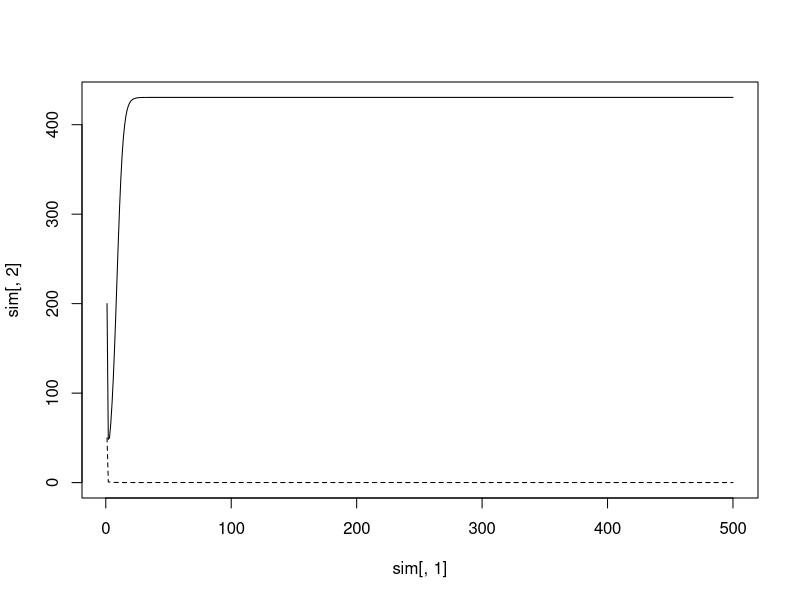
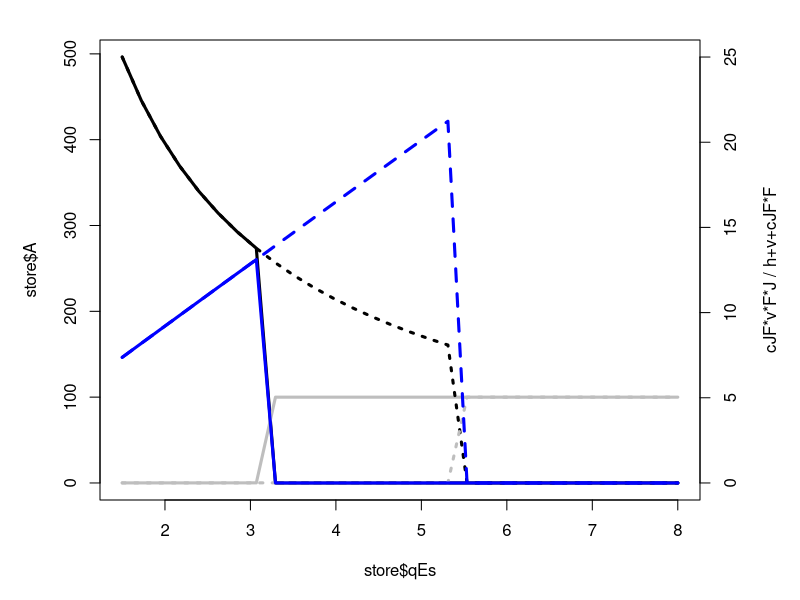
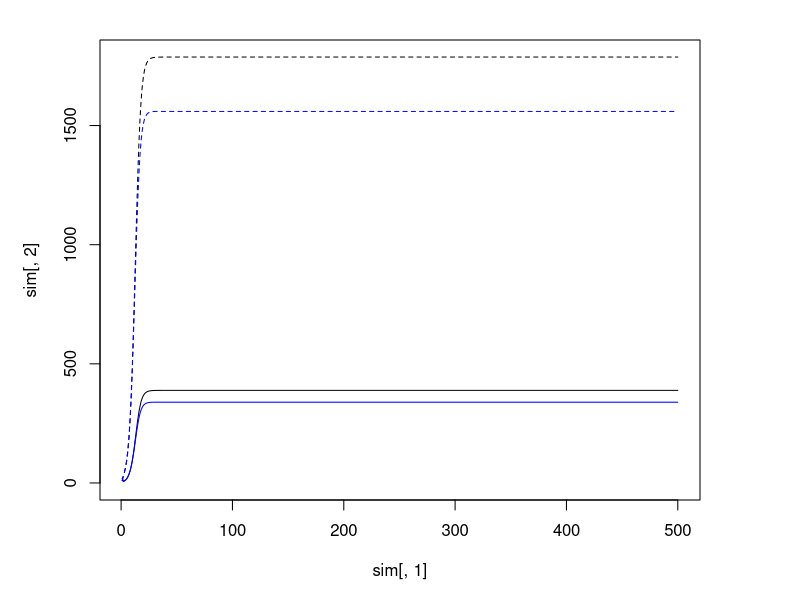
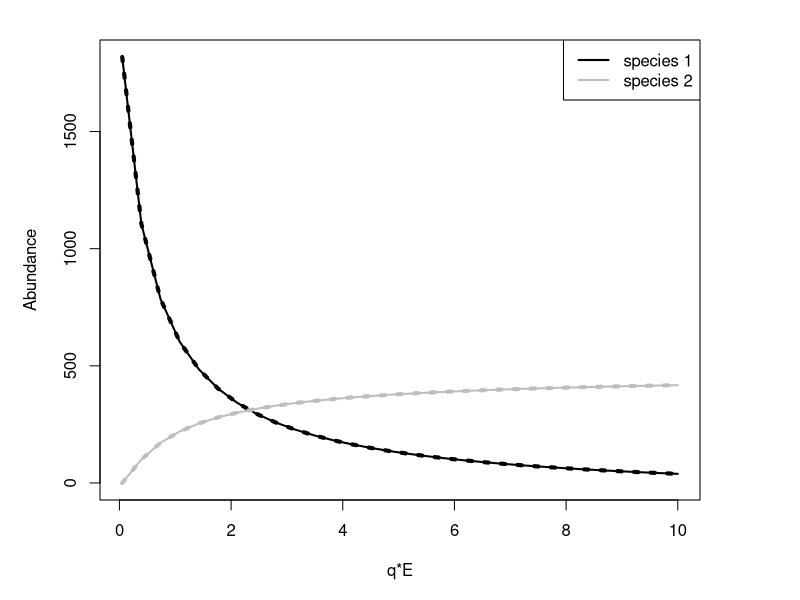
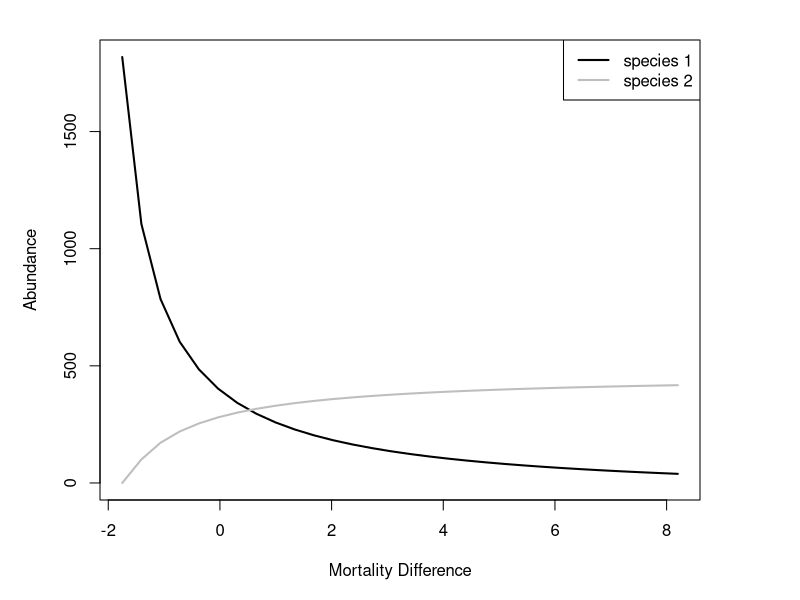
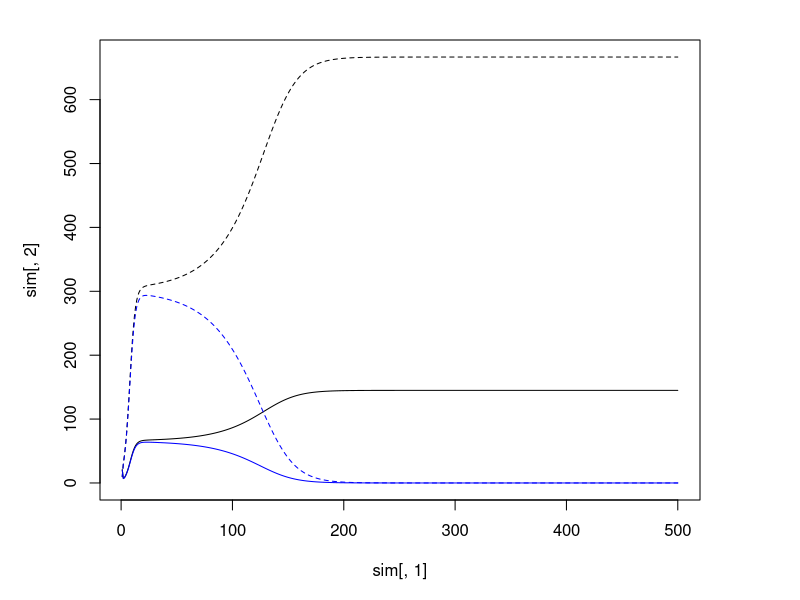
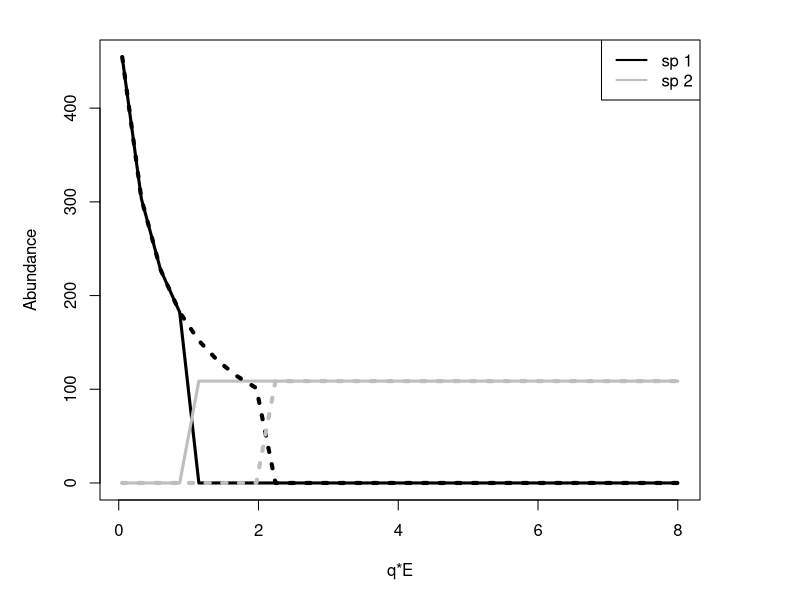
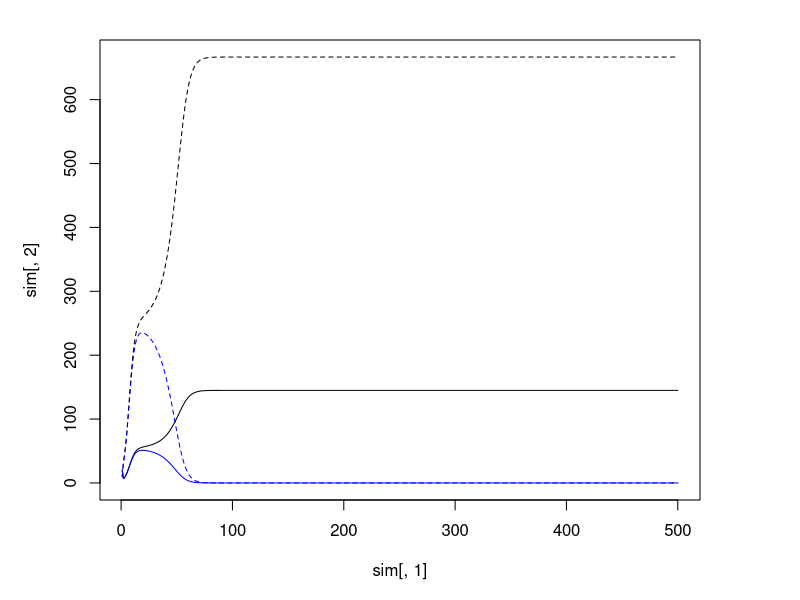

Write R code to recreate these figures, in order.
library(deSolve)
simBiggs<-function(t,y,params){
  A<-y[1]
  F<-y[2]
  J<-y[3]
  with(as.list(params),{
    dAdt=-qE*A+(s-1)*A+s*J
    dFdt=Df*(Fr-F)-cFA*F*A
    dJdt=-cJA*J*A-(cJF*v*F*J)/(h+v+cJF*F)+f*A
    return(list(c(dAdt,dFdt,dJdt)))
  })
}
times=1:500
p=c(qE=1.8,s=0.5,Df=0.1,Fr=100,cFA=0.3,cJA=0.001,cJF=0.5,v=1,h=8,f=2)
y0=c(200,50,10)
sim=ode(y=y0,times=times,func=simBiggs,parms=p)
sim[nrow(sim),]
plot(sim[,1],sim[,2],type='l',ylim=c(0,max(sim[,2:3])))
lines(sim[,1],sim[,3],lty=2)
store=data.frame(qEs=seq(1.5,8,length.out=30),A=0,P=0,J=0,ref=0)
y0=c(20,100,40)
for(i in 1:nrow(store)){
  p=c(qE=store$qEs[i],s=0.5,Df=0.1,Fr=100,cFA=0.3,cJA=0.001,cJF=0.5,v=1,h=8,f=2)
  sim=ode(y=y0,times=times,func=simBiggs,parms=p)
  store$A[i]=sim[nrow(sim),2]
  store$P[i]=sim[nrow(sim),3]
  store$J[i]=sim[nrow(sim),4]
  store$ref[i]=(0.5*1*sim[nrow(sim),3]*sim[nrow(sim),4])/(8+1+0.5*sim[nrow(sim),3])
}
store2=data.frame(qEs=seq(1.5,8,length.out=30),A=0,P=0,J=0,ref=0)
y0=c(200,10,40)
for(i in 1:nrow(store)){
  p=c(qE=store2$qEs[i],s=0.5,Df=0.1,Fr=100,cFA=0.3,cJA=0.001,cJF=0.5,v=1,h=8,f=2)
  sim=ode(y=y0,times=times,func=simBiggs,parms=p)
  store2$A[i]=sim[nrow(sim),2]
  store2$P[i]=sim[nrow(sim),3]
  store2$J[i]=sim[nrow(sim),4]
  store2$ref[i]=(0.5*1*sim[nrow(sim),3]*sim[nrow(sim),4])/(8+1+0.5*sim[nrow(sim),3])
}
par(mar=c(5,5,2,5))
plot(store$qEs,store$A,lwd=3,type='l')
lines(store$qEs,store$P,lwd=3,col='grey')
lines(store2$qEs,store2$A,lwd=3,lty=3)
lines(store2$qEs,store2$P,lwd=3,col='grey',lty=3)
par(new=T)
plot(store$qEs,store$ref,axes = F, type = 'l',xlab = NA,ylab = NA,col="blue",ylim=c(0,25),lwd=3)
lines(store2$qEs,store2$ref,lty=2,lwd=3,col="blue")
axis(side=4)
mtext(side=4,line=3,'cJF*v*F*J / h+v+cJF*F')

#### ADDING SECOND SPECIES IN ####

simBiggs2<-function(t,y,params){
  A1<-y[1]
  A2<-y[2]
  J1<-y[3]
  J2<-y[4]
  with(as.list(params),{
    dA1dt=-qE1*A1+(s1-1)*A1+s1*J1
    dA2dt=-qE2*A2+(s2-1)*A2+s2*J2
    dJ1dt=-cJ1A1*J1*A1-(cJ1A2*v1*A2*J1)/(h1+v1+cJ1A2*A2)+f1*A1
    dJ2dt=-cJ2A2*J2*A2-(cJ2A1*v2*A1*J2)/(h2+v2+cJ2A1*A1)+f2*A2
    return(list(c(dA1dt,dA2dt,dJ1dt,dJ2dt)))
  })
}
times=1:500
p=c(c(qE1=1.8,s1=0.5,cJ1A1=0.001,cJ1A2=0.001,v1=1,h1=6,f1=2),
    c(qE2=1.8,s2=0.5,cJ2A2=0.001,cJ2A1=0.003,v2=1,h2=10,f2=2))
y0=c(20,20,10,10)
sim=ode(y=y0,times=times,func=simBiggs2,parms=p)
sim[nrow(sim),]
plot(sim[,1],sim[,2],type='l',ylim=c(0,max(sim[,2:5])))
lines(sim[,1],sim[,3],col="blue")
lines(sim[,1],sim[,4],lty=2)
lines(sim[,1],sim[,5],lty=2,col="blue")


### RUNNING OVER A RANGE OF HARVESTS

store=data.frame(qEs=seq(.05,10,length.out=30),A1=0,A2=0,J1=0,J2=0)
y0=c(10,200,40,40)
for(i in 1:nrow(store)){
  p=c(c(qE1=store$qEs[i],s1=0.5,cJ1A1=0.001,cJ1A2=0.001,v1=1,h1=6,f1=2),
      c(qE2=1.8,s2=0.5,cJ2A2=0.001,cJ2A1=0.005,v2=1,h2=10,f2=2))
  sim=ode(y=y0,times=times,func=simBiggs2,parms=p)
  store$A1[i]=sim[nrow(sim),2]
  store$A2[i]=sim[nrow(sim),3]
  store$J1[i]=sim[nrow(sim),4]
  store$J2[i]=sim[nrow(sim),5]
}
plot(store$qEs,store$A1,lwd=2,type='l',ylim=c(0,max(store[,2:3])),ylab = "Abundance",xlab = "q*E")
lines(store$qEs,store$A2,lwd=2,col='grey')
legend("topright",legend = c("species 1", "species 2"), col = c("black","grey"),lwd=2)
store2=data.frame(qEs=seq(.05,10,length.out=30),A1=0,A2=0,J1=0,J2=0)
y0=c(200,10,40,40)
for(i in 1:nrow(store)){
  p=c(c(qE1=store$qEs[i],s1=0.5,cJ1A1=0.001,cJ1A2=0.001,v1=1,h1=6,f1=2),
      c(qE2=1.8,s2=0.5,cJ2A2=0.001,cJ2A1=0.005,v2=1,h2=10,f2=2))
  sim=ode(y=y0,times=times,func=simBiggs2,parms=p)
  store$A1[i]=sim[nrow(sim),2]
  store$A2[i]=sim[nrow(sim),3]
  store$J1[i]=sim[nrow(sim),4]
  store$J2[i]=sim[nrow(sim),5]
}
lines(store$qEs,store$A1,lwd=4,lty=3)
lines(store$qEs,store$A2,lwd=4,col='grey',lty=3)

plot((store$qEs-1.8),store$A1,lwd=2,type='l',ylim=c(0,max(store[,2:3])),ylab = "Abundance",xlab = "Mortality Difference")
lines((store$qEs-1.8),store$A2,lwd=2,col='grey')
legend("topright",legend = c("species 1", "species 2"), col = c("black","grey"),lwd=2)

#### ADDING JUVENILE COMP. TO 2SPP MODEL ####

simBiggs3<-function(t,y,params){
  A1<-y[1]
  A2<-y[2]
  J1<-y[3]
  J2<-y[4]
  with(as.list(params),{
    dA1dt=-qE1*A1+(s1-1)*A1+s1*J1
    dA2dt=-qE2*A2+(s2-1)*A2+s2*J2
    dJ1dt=-cJ1A1*J1*A1-cJ1A2*A2*J1-(cJ1J2*v1*J2*J1)/(h1+v1+cJ1J2*J2)+f1*A1
    dJ2dt=-cJ2A2*J2*A2-cJ2A1*A1*J2-(cJ2J1*v2*J1*J2)/(h2+v2+cJ2J1*J1)+f2*A2
    return(list(c(dA1dt,dA2dt,dJ1dt,dJ2dt)))
  })
}
times=1:500
p=c(c(qE1=1.8,s1=0.5,cJ1A1=0.003,cJ1A2=0.003,cJ1J2=0.001,v1=1,h1=6,f1=2),
    c(qE2=1.8,s2=0.5,cJ2A2=0.003,cJ2A1=0.003,cJ2J1=0.001,v2=1,h2=6,f2=2))
y0=c(21,20,10,10)
sim=ode(y=y0,times=times,func=simBiggs3,parms=p)
sim[nrow(sim),]
plot(sim[,1],sim[,2],type='l',ylim=c(0,max(sim[,2:5])))
lines(sim[,1],sim[,3],col="blue")
lines(sim[,1],sim[,4],lty=2)
lines(sim[,1],sim[,5],lty=2,col="blue")

### RUNNING OVER A RANGE OF HARVESTS

store=data.frame(qEs=seq(.05,8,length.out=30),A1=0,A2=0,J1=0,J2=0)
y0=c(10,200,40,40)
for(i in 1:nrow(store)){
  p=c(c(qE1=store$qEs[i],s1=0.5,cJ1A1=0.002,cJ1A2=0.002,cJ1J2=0.001,v1=1,h1=1,f1=1),
      c(qE2=1.8,s2=0.5,cJ2A2=0.002,cJ2A1=0.002,cJ2J1=0.001,v2=1,h2=20,f2=1))
  sim=ode(y=y0,times=times,func=simBiggs3,parms=p)
  store$A1[i]=sim[nrow(sim),2]
  store$A2[i]=sim[nrow(sim),3]
  store$J1[i]=sim[nrow(sim),4]
  store$J2[i]=sim[nrow(sim),5]
}
plot(store$qEs,store$A1,lwd=3,type='l',ylim=c(0,max(store[,2:3])),ylab = "Abundance",xlab = "q*E")
lines(store$qEs,store$A2,lwd=3,col='grey')
store2=data.frame(qEs=seq(.05,8,length.out=30),A1=0,A2=0,J1=0,J2=0)
y0=c(200,10,40,40)
for(i in 1:nrow(store)){
  p=c(c(qE1=store2$qEs[i],s1=0.5,cJ1A1=0.002,cJ1A2=0.002,cJ1J2=0.001,v1=1,h1=6,f1=1),
      c(qE2=1.8,s2=0.5,cJ2A2=0.002,cJ2A1=0.002,cJ2J1=0.001,v2=1,h2=6,f2=1))
  sim=ode(y=y0,times=times,func=simBiggs3,parms=p)
  store2$A1[i]=sim[nrow(sim),2]
  store2$A2[i]=sim[nrow(sim),3]
  store2$J1[i]=sim[nrow(sim),4]
  store2$J2[i]=sim[nrow(sim),5]
}
lines(store2$qEs,store2$A1,lwd=4,lty=3)
lines(store2$qEs,store2$A2,lwd=4,col='grey',lty=3)
legend("topright",legend = c("sp 1", "sp 2"), col = c("black","grey"),lwd=2)


simBiggs4<-function(t,y,params){
  A1<-y[1]
  A2<-y[2]
  J1<-y[3]
  J2<-y[4]
  with(as.list(params),{
    dA1dt=-qE1*A1+(s1-1)*A1+s1*J1
    dA2dt=-qE2*A2+(s2-1)*A2+s2*J2
    dJ1dt=-cJ1A1*J1*A1-cJ1J2*J2*J1-(cJ1A2*v1*A2*J1)/(h1+v1+cJ1A2*A2)+f1*A1
    dJ2dt=-cJ2A2*J2*A2-cJ2J1*J1*J2-(cJ2A1*v2*A1*J2)/(h2+v2+cJ2A1*A1)+f2*A2
    return(list(c(dA1dt,dA2dt,dJ1dt,dJ2dt)))
  })
}
times=1:500
p=c(c(qE1=1.8,s1=0.5,cJ1A1=0.003,cJ1A2=0.003,cJ1J2=0.001,v1=1,h1=6,f1=2),
    c(qE2=1.8,s2=0.5,cJ2A2=0.003,cJ2A1=0.003,cJ2J1=0.001,v2=1,h2=6,f2=2))
y0=c(21,20,10,10)
sim=ode(y=y0,times=times,func=simBiggs4,parms=p)
sim[nrow(sim),]
plot(sim[,1],sim[,2],type='l',ylim=c(0,max(sim[,2:5])))
lines(sim[,1],sim[,3],col="blue")
lines(sim[,1],sim[,4],lty=2)
lines(sim[,1],sim[,5],lty=2,col="blue")

### RUNNING OVER A RANGE OF HARVESTS

store=data.frame(qEs=seq(.05,8,length.out=30),A1=0,A2=0,J1=0,J2=0)
y0=c(10,200,40,40)
for(i in 1:nrow(store)){
  p=c(c(qE1=store$qEs[i],s1=0.5,cJ1A1=0.002,cJ1A2=0.002,cJ1J2=0.001,v1=1,h1=6,f1=1),
      c(qE2=1.8,s2=0.5,cJ2A2=0.002,cJ2A1=0.002,cJ2J1=0.001,v2=1,h2=6,f2=1))
  sim=ode(y=y0,times=times,func=simBiggs4,parms=p)
  store$A1[i]=sim[nrow(sim),2]
  store$A2[i]=sim[nrow(sim),3]
  store$J1[i]=sim[nrow(sim),4]
  store$J2[i]=sim[nrow(sim),5]
}
plot(store$qEs,store$A1,lwd=3,type='l',ylim=c(0,max(store[,2:3])),ylab = "Abundance",xlab = "q*E")
lines(store$qEs,store$A2,lwd=3,col='grey')
store2=data.frame(qEs=seq(.05,8,length.out=30),A1=0,A2=0,J1=0,J2=0)
y0=c(200,10,40,40)
for(i in 1:nrow(store)){
  p=c(c(qE1=store2$qEs[i],s1=0.5,cJ1A1=0.002,cJ1A2=0.002,cJ1J2=0.001,v1=1,h1=6,f1=1),
      c(qE2=1.8,s2=0.5,cJ2A2=0.002,cJ2A1=0.002,cJ2J1=0.001,v2=1,h2=6,f2=1))
  sim=ode(y=y0,times=times,func=simBiggs4,parms=p)
  store2$A1[i]=sim[nrow(sim),2]
  store2$A2[i]=sim[nrow(sim),3]
  store2$J1[i]=sim[nrow(sim),4]
  store2$J2[i]=sim[nrow(sim),5]
}
lines(store2$qEs,store2$A1,lwd=4,lty=3)
lines(store2$qEs,store2$A2,lwd=4,col='grey',lty=3)
legend("topright",legend = c("sp 1", "sp 2"), col = c("black","grey"),lwd=2)

#taking cannibalism out of the model
simBiggs5<-function(t,y,params){
  A1<-y[1]
  A2<-y[2]
  J1<-y[3]
  J2<-y[4]
  with(as.list(params),{
    dA1dt=-qE1*A1+(s1-1)*A1+s1*J1
    dA2dt=-qE2*A2+(s2-1)*A2+s2*J2
    dJ1dt=-cJ1J2*J2*J1-(cJ1A2*v1*A2*J1)/(h1+v1+cJ1A2*A2)+f1*A1
    dJ2dt=-cJ2J1*J1*J2-(cJ2A1*v2*A1*J2)/(h2+v2+cJ2A1*A1)+f2*A2
    return(list(c(dA1dt,dA2dt,dJ1dt,dJ2dt)))
  })
}
times=1:1000
p=c(c(qE1=1.8,s1=0.2,cJ1A1=0.003,cJ1A2=0.06,cJ1J2=0.001,v1=1,h1=8,f1=2),
    c(qE2=1.8,s2=0.2,cJ2A2=0.003,cJ2A1=0.06,cJ2J1=0.001,v2=1,h2=8,f2=2))
y0=c(30,20,10,10)
sim=ode(y=y0,times=times,func=simBiggs5,parms=p)
sim[nrow(sim),]
plot(sim[,1],sim[,2],type='l',ylim=c(0,max(sim[,2:5])))
lines(sim[,1],sim[,3],col="blue")
lines(sim[,1],sim[,4],lty=2)
lines(sim[,1],sim[,5],lty=2,col="blue")

### RUNNING OVER A RANGE OF HARVESTS
# 4.24.20- haven't tried this yet the model is behaving weridly without cannibalism and I'm not sure why
store=data.frame(qEs=seq(.05,8,length.out=30),A1=0,A2=0,J1=0,J2=0)
y0=c(10,200,40,40)
for(i in 1:nrow(store)){
  p=c(c(qE1=store$qEs[i],s1=0.5,cJ1A1=0.002,cJ1A2=0.002,cJ1J2=0.001,v1=1,h1=8,f1=1),
      c(qE2=1.8,s2=0.5,cJ2A2=0.002,cJ2A1=0.002,cJ2J1=0.001,v2=1,h2=8,f2=1))
  sim=ode(y=y0,times=times,func=simBiggs4,parms=p)
  store$A1[i]=sim[nrow(sim),2]
  store$A2[i]=sim[nrow(sim),3]
  store$J1[i]=sim[nrow(sim),4]
  store$J2[i]=sim[nrow(sim),5]
}
plot(store$qEs,store$A1,lwd=3,type='l',ylim=c(0,max(store[,2:3])),ylab = "Abundance",xlab = "q*E")
lines(store$qEs,store$A2,lwd=3,col='grey')
store2=data.frame(qEs=seq(.05,8,length.out=30),A1=0,A2=0,J1=0,J2=0)
y0=c(200,10,40,40)
for(i in 1:nrow(store)){
  p=c(c(qE1=store2$qEs[i],s1=0.5,cJ1A1=0.002,cJ1A2=0.002,cJ1J2=0.001,v1=1,h1=6,f1=1),
      c(qE2=1.8,s2=0.5,cJ2A2=0.002,cJ2A1=0.002,cJ2J1=0.001,v2=1,h2=6,f2=1))
  sim=ode(y=y0,times=times,func=simBiggs4,parms=p)
  store2$A1[i]=sim[nrow(sim),2]
  store2$A2[i]=sim[nrow(sim),3]
  store2$J1[i]=sim[nrow(sim),4]
  store2$J2[i]=sim[nrow(sim),5]
}
lines(store2$qEs,store2$A1,lwd=4,lty=3)
lines(store2$qEs,store2$A2,lwd=4,col='grey',lty=3)
legend("topright",legend = c("sp 1", "sp 2"), col = c("black","grey"),lwd=2)
